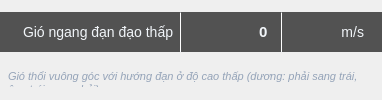
       <widget class="QWidget" name="windCrossLowContainer" native="true">
        <layout class="QVBoxLayout" name="windCrossLowLayout">
         <property name="spacing">
          <number>3</number>
         </property>
         <property name="leftMargin">
          <number>0</number>
         </property>
         <property name="topMargin">
          <number>0</number>
         </property>
         <property name="rightMargin">
          <number>0</number>
         </property>
         <property name="bottomMargin">
          <number>0</number>
         </property>
         <item>
          <widget class="QWidget" name="windCrossLowCapsule" native="true">
           <property name="minimumSize">
            <size>
             <width>0</width>
             <height>40</height>
            </size>
           </property>
           <property name="maximumSize">
            <size>
             <width>16777215</width>
             <height>40</height>
            </size>
           </property>
           <layout class="QHBoxLayout" name="windCrossLowCapsuleLayout">
            <property name="spacing">
             <number>0</number>
            </property>
            <property name="leftMargin">
             <number>0</number>
            </property>
            <property name="topMargin">
             <number>0</number>
            </property>
            <property name="rightMargin">
             <number>0</number>
            </property>
            <property name="bottomMargin">
             <number>0</number>
            </property>
            <item>
             <widget class="QLabel" name="windCrossLowLabel">
              <property name="minimumSize">
               <size>
                <width>180</width>
                <height>40</height>
               </size>
              </property>
              <property name="maximumSize">
               <size>
                <width>16777215</width>
                <height>40</height>
               </size>
              </property>
              <property name="styleSheet">
               <string notr="true">QLabel {
    background-color: #525252;
    color: #F1F5F9;
    font-size: 14px;
    font-family: 'Tahoma', Arial, sans-serif;
    padding-left: 20px;
    border-top-left-radius: 25px;
    border-bottom-left-radius: 25px;
}</string>
              </property>
              <property name="text">
               <string>Gió ngang đạn đạo thấp</string>
              </property>
              <property name="alignment">
               <set>Qt::AlignLeading|Qt::AlignLeft|Qt::AlignVCenter</set>
              </property>
             </widget>
            </item>
            <item>
             <widget class="Line" name="windCrossLowSep1">
              <property name="minimumSize">
               <size>
                <width>1</width>
                <height>0</height>
               </size>
              </property>
              <property name="maximumSize">
               <size>
                <width>1</width>
                <height>16777215</height>
               </size>
              </property>
              <property name="styleSheet">
               <string notr="true">background-color: #F1F5F9;</string>
              </property>
              <property name="orientation">
               <enum>Qt::Vertical</enum>
              </property>
             </widget>
            </item>
            <item>
             <widget class="QLineEdit" name="windCrossLowInput">
              <property name="minimumSize">
               <size>
                <width>100</width>
                <height>40</height>
               </size>
              </property>
              <property name="maximumSize">
               <size>
                <width>100</width>
                <height>40</height>
               </size>
              </property>
              <property name="styleSheet">
               <string notr="true">QLineEdit {
    background-color: #525252;
    color: #F1F5F9;
    border: none;
    font-size: 15px;
    font-weight: bold;
    font-family: 'Tahoma', Arial, sans-serif;
    padding-right: 10px;
}
QLineEdit:focus {
    background-color: #626262;
}
QLineEdit:disabled {
    background-color: #3a3a3a;
    color: #808080;
}</string>
              </property>
              <property name="text">
               <string>0</string>
              </property>
              <property name="alignment">
               <set>Qt::AlignRight|Qt::AlignTrailing|Qt::AlignVCenter</set>
              </property>
             </widget>
            </item>
            <item>
             <widget class="Line" name="windCrossLowSep2">
              <property name="minimumSize">
               <size>
                <width>1</width>
                <height>0</height>
               </size>
              </property>
              <property name="maximumSize">
               <size>
                <width>1</width>
                <height>16777215</height>
               </size>
              </property>
              <property name="styleSheet">
               <string notr="true">background-color: #F1F5F9;</string>
              </property>
              <property name="orientation">
               <enum>Qt::Vertical</enum>
              </property>
             </widget>
            </item>
            <item>
             <widget class="QLabel" name="windCrossLowUnit">
              <property name="minimumSize">
               <size>
                <width>100</width>
                <height>40</height>
               </size>
              </property>
              <property name="maximumSize">
               <size>
                <width>100</width>
                <height>40</height>
               </size>
              </property>
              <property name="styleSheet">
               <string notr="true">QLabel {
    background-color: #525252;
    color: #F1F5F9;
    font-size: 14px;
    font-family: 'Tahoma', Arial, sans-serif;
    padding-right: 15px;
    border-top-right-radius: 25px;
    border-bottom-right-radius: 25px;
}</string>
              </property>
              <property name="text">
               <string>m/s</string>
              </property>
              <property name="alignment">
               <set>Qt::AlignRight|Qt::AlignTrailing|Qt::AlignVCenter</set>
              </property>
             </widget>
            </item>
           </layout>
          </widget>
         </item>
         <item>
          <widget class="QLabel" name="windCrossLowNote">
           <property name="minimumSize">
            <size>
             <width>0</width>
             <height>20</height>
            </size>
           </property>
           <property name="maximumSize">
            <size>
             <width>16777215</width>
             <height>20</height>
            </size>
           </property>
           <property name="styleSheet">
            <string notr="true">QLabel {
    background-color: transparent;
    color: #94A3B8;
    font-size: 11px;
    font-style: italic;
    padding-left: 5px;
    padding-right: 5px;
}</string>
           </property>
           <property name="text">
            <string>Gió thổi vuông góc với hướng đạn ở độ cao thấp (dương: phải sang trái, âm: trái sang phải)</string>
           </property>
           <property name="alignment">
            <set>Qt::AlignLeading|Qt::AlignLeft|Qt::AlignTop</set>
           </property>
           <property name="wordWrap">
            <bool>true</bool>
           </property>
          </widget>
         </item>
        </layout>
       </widget>
